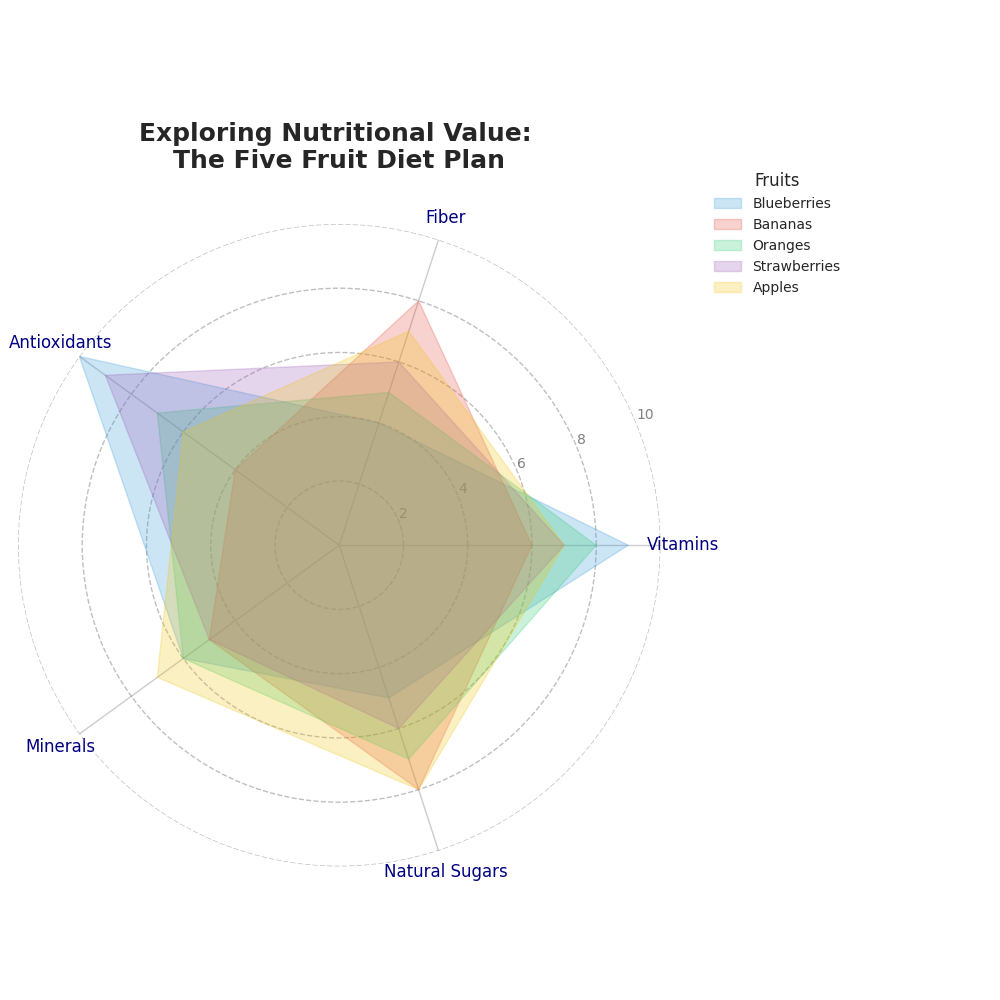

The script that drew this image:
import matplotlib.pyplot as plt
import numpy as np

# Define fruits and nutritional categories
fruits = ['Blueberries', 'Bananas', 'Oranges', 'Strawberries', 'Apples']
categories = ['Vitamins', 'Fiber', 'Antioxidants', 'Minerals', 'Natural Sugars']

# Nutritional scores for each fruit
nutritional_scores = {
    'Blueberries': [9, 4, 10, 6, 5],
    'Bananas': [6, 8, 4, 5, 8],
    'Oranges': [8, 5, 7, 6, 7],
    'Strawberries': [7, 6, 9, 5, 6],
    'Apples': [7, 7, 6, 7, 8]
}

num_vars = len(categories)
angles = np.linspace(0, 2 * np.pi, num_vars, endpoint=False).tolist()
angles += angles[:1]

fig, ax = plt.subplots(figsize=(10, 10), subplot_kw=dict(polar=True))

# Color palette
colors = ['#3498db', '#e74c3c', '#2ecc71', '#9b59b6', '#f1c40f']

for fruit, color in zip(fruits, colors):
    values = nutritional_scores[fruit]
    values += values[:1]
    ax.fill(angles, values, color=color, alpha=0.25, label=fruit)

# Set category labels
ax.set_xticks(angles[:-1])
ax.set_xticklabels(categories, fontsize=12, color='navy')

# Enhance grid lines
ax.yaxis.grid(True, linestyle='--', which='both', color='gray', alpha=0.5)
ax.spines['polar'].set_visible(False)

# Add radial axis labels
ax.set_yticks([2, 4, 6, 8, 10])
ax.set_yticklabels(['2', '4', '6', '8', '10'], color='gray', size=10)
ax.set_ylim(0, 10)

# Title
plt.title("Exploring Nutritional Value: \nThe Five Fruit Diet Plan", size=18, fontweight='bold', pad=40)

# Enhanced legend
ax.legend(loc='upper right', bbox_to_anchor=(1.3, 1.1), fontsize=10, title='Fruits', title_fontsize=12, frameon=False)

# Layout adjustment
plt.tight_layout(rect=[0, 0, 0.9, 1])

# Display the radar chart
plt.show()
